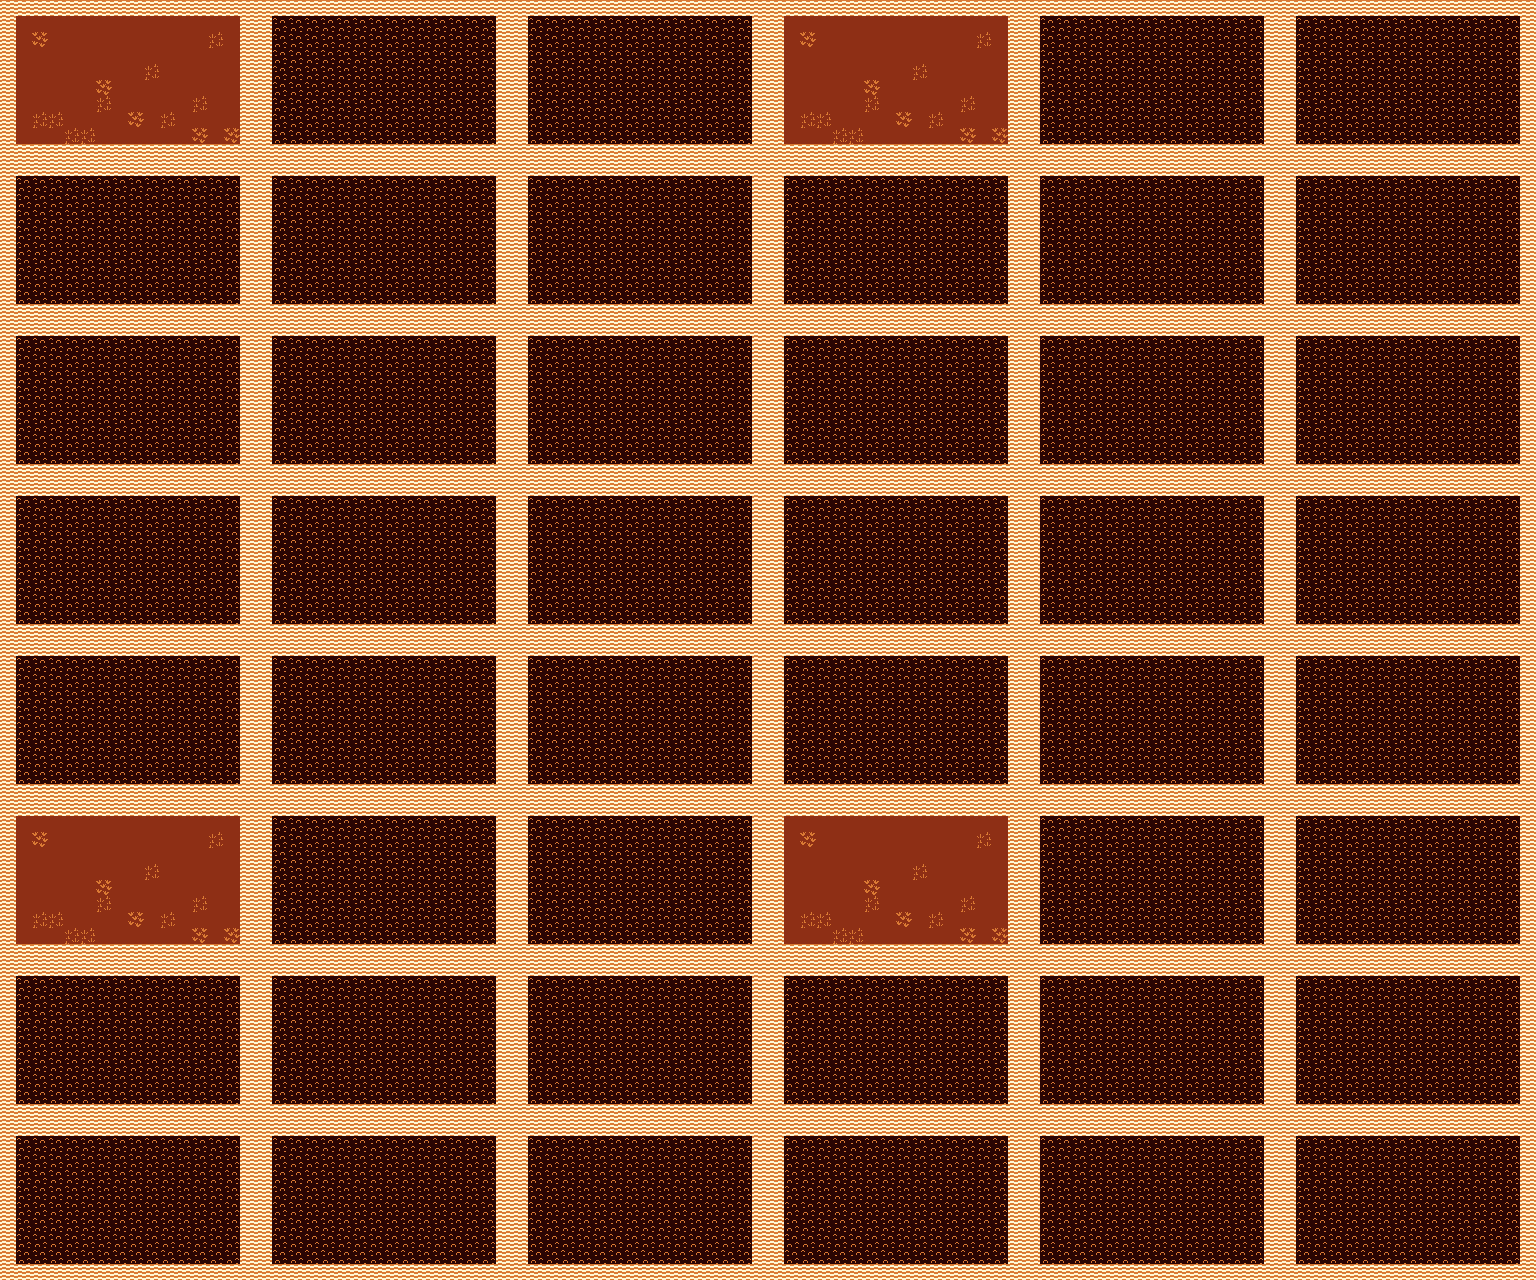

Rendered tile map (Tiled .tmx) drawn with the repository's tilesets; below, a short description and the map source with its tile grids summarised:
An orthogonal 96x80 tile map with 16x16 px tiles, 1 tile layer (base) and 18 objects (10x 상자, 4x wall, player, tree, key, ...).

<map version="1.4" tiledversion="1.4.2" orientation="orthogonal" renderorder="right-down" width="96" height="80" tilewidth="16" tileheight="16" infinite="0" nextlayerid="5" nextobjectid="29">
 <editorsettings>
  <export target="../bin/assets/map.json" format="json" />
 </editorsettings>
 <tileset firstgid="1" source="16x16_Jerom_CC-BY-SA-3.0.tsx" />
 <layer id="1" name="base" width="96" height="80">
  <data>[7680 cells, 7680 non-empty, 5 distinct tile ids]</data>
 </layer>
 <objectgroup id="2" name="objLayer">
  <object id="3" name="Player" type="player" gid="191" x="112" y="96" width="16" height="16" />
  <object id="10" type="tree" gid="16" x="160" y="64" width="16" height="16" />
  <object id="11" type="상자" gid="16" x="144" y="64" width="16" height="16" />
  <object id="12" type="상자" gid="68" x="160" y="80" width="16" height="16" />
  <object id="13" name="상자테스트" type="상자" gid="85" x="112" y="112" width="16" height="16" />
  <object id="15" name="열쇠테스트" type="key" gid="81" x="112" y="128" width="16" height="16" />
  <object id="16" type="상자" gid="85" x="112" y="48" width="16" height="16" />
  <object id="17" type="상자" gid="81" x="112" y="64" width="16" height="16" />
  <object id="18" type="상자" gid="95" x="112" y="32" width="16" height="16" />
  <object id="19" type="상자" gid="81" x="80" y="96" width="16" height="16" />
  <object id="20" type="상자" gid="81" x="64" y="96" width="16" height="16" />
  <object id="21" type="상자" gid="81" x="48" y="96" width="16" height="16" />
  <object id="22" type="상자" gid="81" x="32" y="96" width="16" height="16" />
  <object id="23" name="goblin" type="goblin" gid="202" x="160" y="112" width="16" height="16" />
  <object id="25" type="wall" x="0" y="0" width="16" height="160" />
  <object id="26" type="wall" x="0" y="144" width="256" height="16" />
  <object id="27" type="wall" x="240" y="0" width="16" height="160" />
  <object id="28" type="wall" x="16" y="0" width="224" height="16" />
 </objectgroup>
</map>
